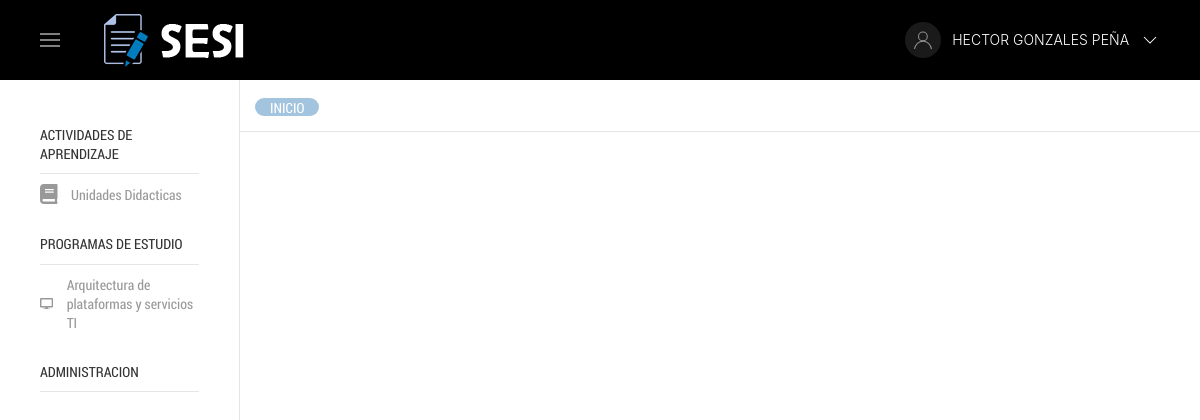
The app's page /control.php (signed in) with its own data.
### tables this page shows
CREATE TABLE `menu_grupo` (
  `pk_menu_grupo` int(10) UNSIGNED NOT NULL,
  `megr_nombre` varchar(45) DEFAULT NULL,
  `megr_orden` tinyint(3) UNSIGNED DEFAULT NULL
);

CREATE TABLE `menu` (
  `pk_menu` int(11) NOT NULL,
  `menu_menu_grupo_fk` tinyint(4) DEFAULT NULL,
  `menu_nombre` text DEFAULT NULL,
  `menu_descripcion` text DEFAULT NULL,
  `menu_id` varchar(45) DEFAULT NULL,
  `menu_icono` text DEFAULT NULL,
  `menu_tamano` varchar(45) DEFAULT NULL,
  `menu_orden` tinyint(4) DEFAULT NULL
);

### model/General.php (called while the page is built, shortened)
<?php
class General{
	public function listarRegistros($tb,$campo_order,$order="desc",$cond="0",$cond_string="",$campos="*"){
		$con=new Conexion();
		if($cond=="0"){
			$sql="select ".$campos." from ".$tb." ORDER BY ".$campo_order." ".$order;
		}elseif($cond=="1"){
			$sql="select ".$campos." from ".$tb." WHERE ".$cond_string." ORDER BY ".$campo_order." ".$order;
		}
		$ds=$con->query($sql);
		return $ds;
	}
}
?>

### menu.php (the view, shortened to what this page needs)
<?php
require_once("model/General.php");
$general=new General();
?>
<?php
$privilegios=$_SESSION['usua_privilegios'];
$array_menu=preg_split('[,]', $privilegios);
  $ds=$general->listarRegistros("menu_grupo","megr_orden","asc");
  while($fila=$ds->fetch_array(MYSQLI_ASSOC)){
	$pk_menu_grupo=$fila['pk_menu_grupo'];
	?>
    <ul class="uk-nav uk-nav-default uk-margin-bottom">
		<li class="uk-nav-header"><?=$fila['megr_nombre'];?></li>
        <li class="uk-nav-divider"></li>
		  <?php
            $ds_menu=$general->listarRegistros("menu","menu_orden","asc",1,"menu_menu_grupo_fk='$pk_menu_grupo'");
            while($fila_menu=$ds_menu->fetch_array(MYSQLI_ASSOC)){
                $id="";
                $desactivar="1";
                ?>
                <?php
                    for($i=0;$i<count($array_menu);$i++){
                      if($fila_menu['pk_menu']==$array_menu[$i]){
                        $desactivar="2";
                        $menu_id=$fila_menu['menu_id'];
                        $id="id='".$menu_id."'";
                        break;
                      }
                    }
                ?>
                      <?php
						$boton='<a href="#" '.$id.' '.$desactivar.'>
                              <i class="uk-margin-small-right" uk-icon="'.$fila_menu['menu_icono'].'"></i>
                              <span>'.trim(nl2br($fila_menu['menu_nombre'])).'</span>
                              </a>';
                      ?>
                	<?php if($desactivar=="2"){ ?>
                		<li><?=$boton;?></li>
                    <?php }?>
            <?php
            }
            ?>
    </ul>
<?php
} ?>

### resources/css/estilo.css (style rules this page uses)
html { font-weight:300; line-height:1.2em;font-family:"roboto_condensedregular",Arial, Helvetica, sans-serif; }

### records on screen
menu_grupo: megr_nombre "ACTIVIDADES DE APRENDIZAJE"
menu: menu_nombre "Unidades Didacticas"
menu_grupo: megr_nombre "PROGRAMAS DE ESTUDIO"
menu: menu_nombre "Arquitectura de plataformas y servicios TI"
menu_grupo: megr_nombre "ADMINISTRACION"

### other values on screen
$_SESSION['usua_usuario'] "HECTOR GONZALES PEÑA"
